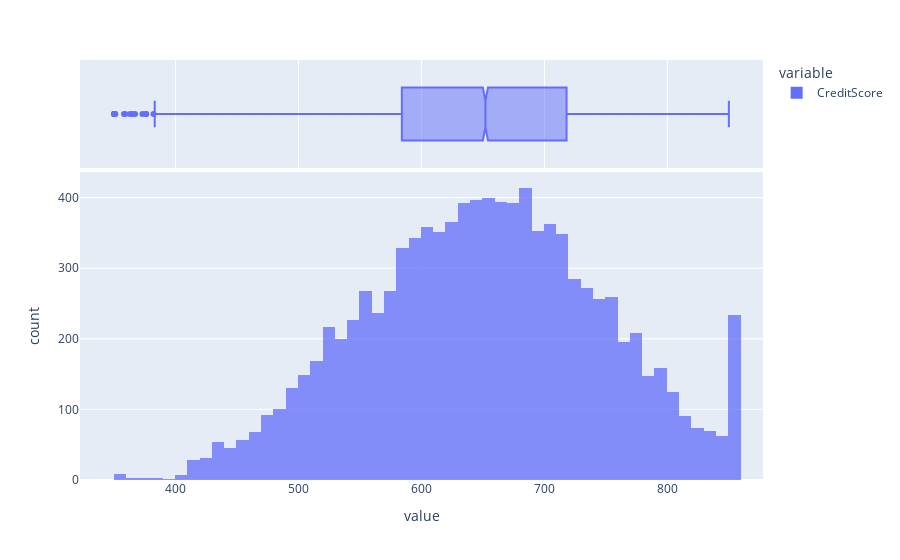

The code cell stored with this chart in its notebook:
### Markdown cell above
## CreditScore

### Code cell
import plotly.express as px 
fig = px.histogram(df['CreditScore'], nbins=60, marginal="box",  opacity=0.75)
fig.show()

### Figure 1 — Plotly figure (JSON) as saved in the notebook; plotly's stock layout.template omitted (floating-point values rounded to 4 significant figures; data arrays with more than 128 entries replaced by an {"elided": "..."} marker saying what was removed)
{"data": [{"alignmentgroup": "True", "bingroup": "x", "hovertemplate": "variable=CreditScore<br>value=%{x}<br>count=%{y}<extra></extra>", "legendgroup": "CreditScore", "marker": {"color": "#636efa", "opacity": 0.75, "pattern": {"shape": ""}}, "name": "CreditScore", "nbinsx": 60, "offsetgroup": "CreditScore", "orientation": "v", "showlegend": true, "type": "histogram", "x": {"elided": "10000 int values"}, "xaxis": "x", "yaxis": "y"}, {"alignmentgroup": "True", "hovertemplate": "variable=CreditScore<br>value=%{x}<extra></extra>", "legendgroup": "CreditScore", "marker": {"color": "#636efa"}, "name": "CreditScore", "notched": true, "offsetgroup": "CreditScore", "showlegend": false, "type": "box", "x": {"elided": "10000 int values"}, "xaxis": "x2", "yaxis": "y2"}], "layout": {"barmode": "relative", "legend": {"title": {"text": "variable"}, "tracegroupgap": 0}, "margin": {"t": 60}, "xaxis": {"anchor": "y", "domain": [0, 1], "title": {"text": "value"}}, "xaxis2": {"anchor": "y2", "domain": [0, 1], "matches": "x", "showgrid": true, "showticklabels": false}, "yaxis": {"anchor": "x", "domain": [0, 0.7326], "title": {"text": "count"}}, "yaxis2": {"anchor": "x2", "domain": [0.7426, 1], "matches": "y2", "showgrid": false, "showline": false, "showticklabels": false, "ticks": ""}}}
